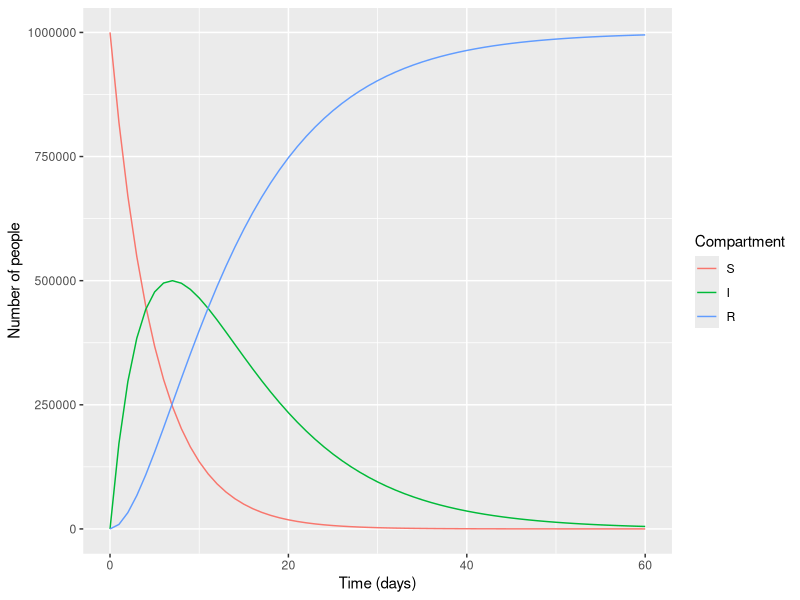

Recreate this plot in R.
library(deSolve)
library(reshape2)
library(ggplot2)

initial_state_values <- c(S = 999999,I=1,R=0)
parameters <- c(lambda = 0.2,gamma=0.1)
times <- seq(from = 0, to = 60, by = 1) 

sir_model <- function(time, state, parameters) { 
  with(as.list(c(state, parameters)), { 
    dS <- -lambda * S  
    dI <- lambda * S - gamma * I
    dR <- gamma * I
    return(list(c(dS, dI, dR))) 
  })
}
output <- as.data.frame(ode(y = initial_state_values, 
                            times = times, 
                            func = sir_model,
                            parms = parameters))
output
output_long <- melt(as.data.frame(output), id = "time") 

ggplot(data = output_long,                                               
       aes(x = time, y = value, colour = variable, group = variable)) +   
  
  geom_line() +                                                          
  xlab("Time (days)")+                                                  
  ylab("Number of people") +                                             
  
  labs(colour = "Compartment")  
